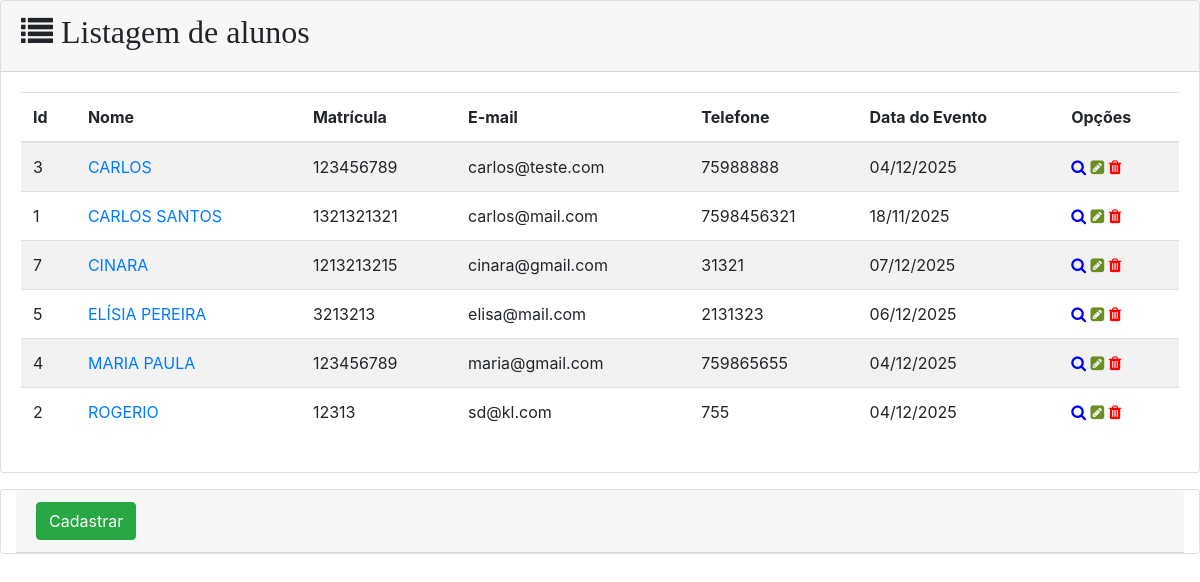
The app's page /alunos/listar_alunos/ with its own data.
### apps/alunos/models.py (models this page shows, shortened)
class Aluno(models.Model):
    nome = models.CharField(max_length=100, blank=False, null=False)
    matricula = models.CharField(max_length=20, blank=False, null=False)
    email = models.EmailField(blank=False, null=False)
    telefone = models.CharField(max_length=20, blank=False, null=False)
    data_criacao = models.DateTimeField(auto_now_add=True)
    ultima_modificacao = models.DateTimeField(auto_now=True)
    data_evento = models.DateField(default=date.today)
    class Meta:
        db_table = 'Aluno'
        verbose_name = 'Aluno'
        verbose_name_plural = 'Alunos'
        ordering = ['nome']

### apps/alunos/views.py (the view)
# urls.py: path('listar_alunos/', views.listar_alunos, name='listar_alunos'),
def listar_alunos(request):
    template_name = 'alunos/listar_alunos.html'
    alunos = Aluno.objects.all()
    context = {'alunos': alunos}
    return render(request, template_name, context)

### apps/alunos/templates/alunos/listar_alunos.html (shortened to what this page needs)
{% load widget_tweaks %}
<!DOCTYPE html>
<html lang="pt-br">
<head>
    <link rel="stylesheet" href="https://cdn.jsdelivr.net/npm/bootstrap@4.6.1/dist/css/bootstrap.min.css">
    <link rel="stylesheet" href="https://cdnjs.cloudflare.com/ajax/libs/font-awesome/4.7.0/css/font-awesome.min.css">
</head>
<body>
    <div class="card mb-3">
        <div class="card-header">
            <h2><i class="fa fa-list"> Listagem de alunos</i></h2>
        </div>
        <div class="card-body">
            <div class="table-responsive">
                <table class="table table-striped" id="dataTable" width="100%" cellspacing="0">
                    <thead>
                        <tr>
                            <th>Id</th>
                            <th>Nome</th>
                            <th>Matrícula</th>
                            <th>E-mail</th>
                            <th>Telefone</th>
                            <th>Data do Evento</th>
                            <th>Opções</th>
                        </tr>
                    </thead>
                    <tbody>
                    {% for a in alunos %}
                        <tr>
                            <td>{{ a.id }}</td>
                            <td><a href="#">{{ a.nome.upper }}</a></td>
                            <td>{{ a.matricula }}</td>
                            <td>{{ a.email }}</td>
                            <td>{{ a.telefone }}</td>
                            <td>{{ a.data_evento  | date:'d/m/Y'}}</td>
                            <td>
                                <a href="#">
                                    <i class="fa fa-search" aria-hidden="true" style="color: blue;"></i>
                                </a>
                                <a href="{% url 'alunos:editar_aluno' a.id %}">
                                    <i class="fa fa-pencil-square" aria-hidden="true" style="color: #6B8E23;"></i>
                                </a>
                                <a href="{% url 'alunos:excluir_aluno' a.id %}">
                                    <i class="fa fa-trash" aria-hidden="true" style="color: red;"></i>
                                </a>
                            </td>
                        </tr>
                    {% endfor %}
                    </tbody>
                </table>
            </div>
        </div>
    </div>
    <div class="col-12 card mb-3">
        <div class="card-header">
            <a href="{% url 'alunos:inserir_aluno' %}"><button class="btn btn-success">Cadastrar</button></a>
        </div>
    </div>
</body>
</html>

### records on screen
Aluno: id "3", nome "CARLOS", matricula "123456789", email "carlos@teste.com", telefone "75988888", data_evento "04/12/2025"
Aluno: id "1", nome "CARLOS SANTOS", matricula "1321321321", email "carlos@mail.com", telefone "7598456321", data_evento "18/11/2025"
Aluno: id "7", nome "CINARA", matricula "1213213215", email "cinara@gmail.com", telefone "31321", data_evento "07/12/2025"
Aluno: id "5", nome "ELÍSIA PEREIRA", matricula "3213213", email "elisa@mail.com", telefone "2131323", data_evento "06/12/2025"
Aluno: id "4", nome "MARIA PAULA", matricula "123456789", email "maria@gmail.com", telefone "759865655", data_evento "04/12/2025"
Aluno: id "2", nome "ROGERIO", matricula "12313", email "sd@kl.com", telefone "755", data_evento "04/12/2025"
